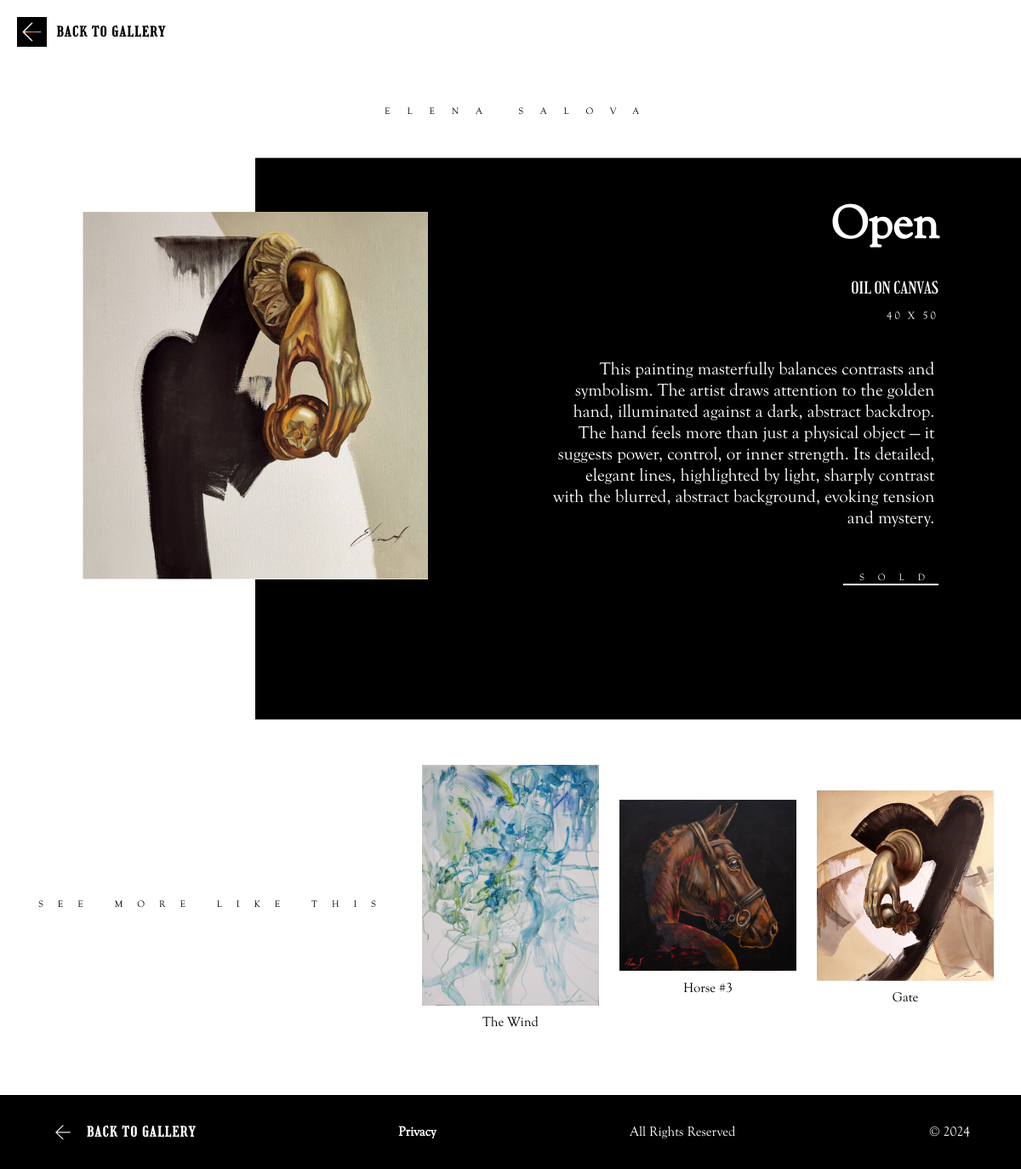
Screenshot of /artwork_info.php?id=31 with the database file from the repository.
### tables this page shows
create table gallery
(
    id          int auto_increment
        primary key,
    name        varchar(255) null,
    image       varchar(255) null,
    type        varchar(255) null,
    size        varchar(255) null,
    description text         null,
    status      varchar(100) null,
    price       int          null
);

### app/db.php (called while the page is built, shortened)
<?php
function db_getConnection()
{
    $user = SETTINGS['db_user'];
    $password = SETTINGS['db_password'];
    $db = SETTINGS['db_name'];
    $host = SETTINGS['db_host'];
    $port = SETTINGS['db_port'];
    static $dbh = null;
    if ($dbh != null) return $dbh;
    $dbh = new PDO("mysql:dbname=$db;host=$host;charset=utf8;port=$port", $user, $password,
        [
            PDO::ATTR_ERRMODE => PDO::ERRMODE_EXCEPTION,
            PDO::ATTR_DEFAULT_FETCH_MODE => PDO::FETCH_ASSOC
        ]);
    return $dbh;
}
function queryAll($query, $params = [])
{
    $normalizedParams = [];
    foreach ($params as $key => $value) {
        $normalizedParams[":" . $key] = $value;
    }
    $stmt = db_getConnection()->prepare($query);
    $stmt->execute($normalizedParams);
    return $stmt->fetchAll();
}
function db_getById($table, $id, $column = 'id')
{
    return db_getConnection()->query("SELECT * FROM `{$table}` WHERE `{$column}`='{$id}'")->fetch();
}

### artwork_info.php (the view, shortened to what this page needs)
<?php
require 'app/db.php';
$art = db_getById('gallery', $_GET['id']);
$arts = queryAll("SELECT * FROM `gallery` WHERE `id` != :id", ['id' => $art['id']]);
shuffle($arts);
?>
<!DOCTYPE html>
<html lang="en">
<head>
    <link rel="stylesheet" href="assets/css/second_main.css">
    <link rel="stylesheet" href="assets/css/fonts.css">
    <link rel="stylesheet" href="assets/css/second_mobile.css">
</head>
<body>
<div class="container">
    <div id="box2" class="black-square"></div>
    <div class="gallery-container">
        <div class="back-button-group">
            <a class="arrow-link" href="#">
                <img class="arrow-button" src="assets/img/arrow-left.png" alt="<-">
            </a>
            <a href="index.php" class="back-to-gallery">Back to Gallery</a>
        </div>
        <h1 class="artist-name">&nbsp;Elena Salova</h1>
        <div class="main-content">
            <img id="box1" onmouseover="moveBox2()" src="assets/img/works/<?= $art['image'] ?>"
                 alt="The destruction Painting"
                 class="main-image">
            <div class="painting-info">
                <h2 class="painting-title"><?= $art['name'] ?></h2>
                <p class="painting-medium"><?= $art['type'] ?></p>
                <p class="painting-dimensions"><?= $art['size'] ?></p>
                <p class="painting-description">
                    <?= $art['description'] ?>
                </p>
                <?php if ($art['status'] != 'available'): ?>
                    <p class="painting-status">&nbsp;<?= $art['status'] ?></p>
                <?php else: ?>
                    <a href="payment.php?id=<?= $art['id'] ?>" class="confirm-button">buy</a>
                <?php endif; ?>
            </div>
        </div>
        <div class="more-like-this">
            <h3 class="see-more">See More Like This</h3>
            <div class="similar-paintings">
                <?php
                $i = 0;
                foreach ($arts as $art):
                    if ($i >= 3) {
                        break;
                    }
                    ?>
                    <a href="artwork_info.php?id=<?= $art['id'] ?>" class="similar-painting">
                        <img src="assets/img/works/<?= $art['image'] ?>">
                        <p class="sub-title"><?= $art['name'] ?></p>
                    </a>
                    <?php
                    $i++;
                endforeach;
                ?>
            </div>
        </div>
    </div>
    <footer>
        <div class="back-button-group">
            <a class="arrow-link-footer" href="#">
                <img class="arrow-button" src="assets/img/arrow-white.png" alt="<-">
            </a>
            <a href="index.php" class="back-to-gallery footer-back-addition">Back to Gallery</a>
        </div>
        <a href="privacy.html" class="privacy-policy">Privacy</a>
        <p>All Rights Reserved</p>
        <p> © 2024</p>
    </footer>
</div>
</body>
</html>

### assets/css/second_main.css (style rules this page uses)
body { font-family: "Goudy Old Style", sans-serif; margin: 0; padding: 0; background-color: #ffffff; color: #000000; }
.gallery-container { max-width: 1400px; margin: 0 auto; padding: 20px; text-align: center; position: relative; }
.container { position: relative; width: 100%; height: 100%; overflow: hidden; }
.black-square { position: absolute; width: 100%; height: 48%; background-color: black; top: 50%; left: 50%; transform: translate(-25%, -76%); z-index: 0; transition: 2s; }
.back-button-group { text-decoration: none; border: 0px; position: relative; display: flex; align-items: center; transition: 1s ease; }
.arrow-link { width: 3%; display: inline-flex; align-items: center; margin-right: 1%; }
.arrow-link-footer { width: 20%; display: inline-flex; align-items: center; margin-right: 8%; }
.arrow-button { width: 100%; transition: .5s ease; }
.back-to-gallery { font-family: "Girassol", serif; font-size: 1em; text-transform: uppercase; text-align: left; letter-spacing: 1.5px; display: block; color: #000000; text-decoration: none; font-weight: bold; transition: .5s ease; }
.artist-name { position: relative; margin-top: 6%; padding-bottom: 6%; text-transform: uppercase; font-size: 0.7em; letter-spacing: 20px; font-weight: normal; transition: 1s ease; }
.footer-back-addition { color: #fff; width: 100%; }
.main-content { position: relative; display: flex; align-items: center; justify-content: center; margin-top: 20px; overflow: hidden; }
.main-image { max-width: 35%; height: auto; margin-right: 20px; }
.painting-info { color: #fff; text-align: right; max-width: 40%; margin-left: 10%; }
.painting-title { font-family: "Goudy Old Style", sans-serif; margin-top: 0; font-size: 3.5em; margin-bottom: 7%; transition: .5s ease; }
.painting-medium, .painting-dimensions, .painting-description, .painting-status { margin: 3% 0; }
.painting-medium { font-family: "Girassol", serif; font-size: 1.2em; text-transform: uppercase; }
.painting-dimensions { letter-spacing: 3px; font-size: .8em; margin-bottom: 7%; }
.painting-description { position: relative; font-size: 1.3em; margin-bottom: 6%; transition: 1s ease; padding: 2% 1% 2% 2%; }
.painting-status { text-transform: uppercase; font-size: 0.7em; letter-spacing: 16px; font-weight: normal; display: inline-block; border-bottom: 2px solid #fff; text-decoration: none; transition: 1s ease; }
.more-like-this { display: flex; margin-top: 17%; align-items: center; }
.see-more { width: 40%; text-transform: uppercase; font-size: 0.7em; letter-spacing: 17px; font-weight: normal; text-align: center; }
.similar-paintings { width: 60%; display: flex; justify-content: space-around; align-items: center; }
.similar-painting { width: 30%; text-decoration: none; color: #000; text-align: center; transition: .1s ease; }
.similar-painting img { width: 100%; height: auto; display: block; }
.similar-painting .sub-title { margin-top: 5%; font-size: 1em; text-align: center; }
footer { padding: 1.5% 5% 1.5% 5%; background-color: #000; color: #fff; position: relative; display: flex; margin-top: 40px; justify-content: space-between; align-items: center; }
.privacy-policy { display: block; color: #fff; text-decoration: none; font-weight: bold; transition: .2s ease; }

### rows the page displays
gallery: image (picture), name "Open", type "OIL ON CANVAS", size "40 X 50", description "This painting masterfully balances contrasts and symbolism. The artist draws attention to the golden hand, illuminated against a dark, abstract backdrop. The hand feels more than just a physical object — it suggests power, control, or inner strength. Its detailed, elegant lines, highlighted by light, sharply contrast with the blurred, abstract background, evoking tension and mystery.", status "SOLD"
gallery: image (picture), name "The Wind"
gallery: image (picture), name "Horse #3"
gallery: image (picture), name "Gate"
